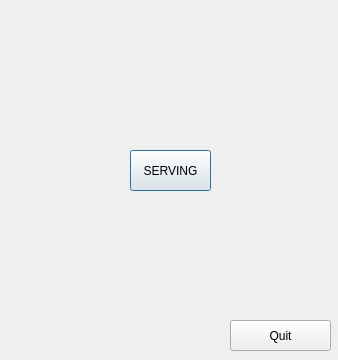
<?xml version="1.0" encoding="UTF-8"?>
<ui version="4.0">
 <class>Gui</class>
 <widget class="QDialog" name="Gui">
  <property name="geometry">
   <rect>
    <x>0</x>
    <y>0</y>
    <width>338</width>
    <height>360</height>
   </rect>
  </property>
  <property name="sizePolicy">
   <sizepolicy hsizetype="Fixed" vsizetype="Fixed">
    <horstretch>0</horstretch>
    <verstretch>0</verstretch>
   </sizepolicy>
  </property>
  <property name="windowTitle">
   <string>Dialog</string>
  </property>
  <property name="windowIcon">
   <iconset>
    <normaloff>res/qp.ico</normaloff>res/qp.ico</iconset>
  </property>
  <widget class="QPushButton" name="m_pauseButton">
   <property name="geometry">
    <rect>
     <x>130</x>
     <y>150</y>
     <width>81</width>
     <height>41</height>
    </rect>
   </property>
   <property name="cursor">
    <cursorShape>PointingHandCursor</cursorShape>
   </property>
   <property name="autoFillBackground">
    <bool>false</bool>
   </property>
   <property name="text">
    <string>SERVING</string>
   </property>
   <property name="icon">
    <iconset>
     <normaloff>:/res/EK-BTN_UP.png</normaloff>:/res/EK-BTN_UP.png</iconset>
   </property>
   <property name="iconSize">
    <size>
     <width>43</width>
     <height>45</height>
    </size>
   </property>
  </widget>
  <widget class="QPushButton" name="m_quitButton">
   <property name="geometry">
    <rect>
     <x>230</x>
     <y>320</y>
     <width>101</width>
     <height>31</height>
    </rect>
   </property>
   <property name="text">
    <string>Quit</string>
   </property>
  </widget>
  <widget class="QLabel" name="m_philoLabel_0">
   <property name="geometry">
    <rect>
     <x>130</x>
     <y>20</y>
     <width>80</width>
     <height>74</height>
    </rect>
   </property>
   <property name="text">
    <string/>
   </property>
   <property name="pixmap">
    <pixmap resource="gui.qrc">:/res/thinking.png</pixmap>
   </property>
  </widget>
  <widget class="QLabel" name="m_philoLabel_1">
   <property name="geometry">
    <rect>
     <x>240</x>
     <y>100</y>
     <width>80</width>
     <height>74</height>
    </rect>
   </property>
   <property name="text">
    <string/>
   </property>
   <property name="pixmap">
    <pixmap resource="gui.qrc">:/res/thinking.png</pixmap>
   </property>
  </widget>
  <widget class="QLabel" name="m_philoLabel_2">
   <property name="geometry">
    <rect>
     <x>190</x>
     <y>230</y>
     <width>80</width>
     <height>74</height>
    </rect>
   </property>
   <property name="text">
    <string/>
   </property>
   <property name="pixmap">
    <pixmap resource="gui.qrc">:/res/thinking.png</pixmap>
   </property>
  </widget>
  <widget class="QLabel" name="m_philoLabel_3">
   <property name="geometry">
    <rect>
     <x>60</x>
     <y>230</y>
     <width>80</width>
     <height>74</height>
    </rect>
   </property>
   <property name="text">
    <string/>
   </property>
   <property name="pixmap">
    <pixmap resource="gui.qrc">:/res/thinking.png</pixmap>
   </property>
  </widget>
  <widget class="QLabel" name="m_philoLabel_4">
   <property name="geometry">
    <rect>
     <x>10</x>
     <y>100</y>
     <width>80</width>
     <height>74</height>
    </rect>
   </property>
   <property name="text">
    <string/>
   </property>
   <property name="pixmap">
    <pixmap resource="gui.qrc">:/res/thinking.png</pixmap>
   </property>
  </widget>
 </widget>
 <tabstops>
  <tabstop>m_pauseButton</tabstop>
  <tabstop>m_quitButton</tabstop>
 </tabstops>
 <resources>
  <include location="gui.qrc"/>
 </resources>
 <connections>
  <connection>
   <sender>m_quitButton</sender>
   <signal>clicked()</signal>
   <receiver>Gui</receiver>
   <slot>onQuit()</slot>
   <hints>
    <hint type="sourcelabel">
     <x>255</x>
     <y>331</y>
    </hint>
    <hint type="destinationlabel">
     <x>193</x>
     <y>329</y>
    </hint>
   </hints>
  </connection>
  <connection>
   <sender>m_pauseButton</sender>
   <signal>pressed()</signal>
   <receiver>Gui</receiver>
   <slot>onPausePressed()</slot>
   <hints>
    <hint type="sourcelabel">
     <x>169</x>
     <y>163</y>
    </hint>
    <hint type="destinationlabel">
     <x>180</x>
     <y>212</y>
    </hint>
   </hints>
  </connection>
  <connection>
   <sender>m_pauseButton</sender>
   <signal>released()</signal>
   <receiver>Gui</receiver>
   <slot>onPauseReleased()</slot>
   <hints>
    <hint type="sourcelabel">
     <x>186</x>
     <y>171</y>
    </hint>
    <hint type="destinationlabel">
     <x>293</x>
     <y>200</y>
    </hint>
   </hints>
  </connection>
  <connection>
   <sender>Gui</sender>
   <signal>finished(int)</signal>
   <receiver>Gui</receiver>
   <slot>onQuit()</slot>
   <hints>
    <hint type="sourcelabel">
     <x>315</x>
     <y>27</y>
    </hint>
    <hint type="destinationlabel">
     <x>278</x>
     <y>36</y>
    </hint>
   </hints>
  </connection>
 </connections>
 <slots>
  <slot>onPausePressed()</slot>
  <slot>onPauseReleased()</slot>
  <slot>onQuit()</slot>
 </slots>
</ui>
